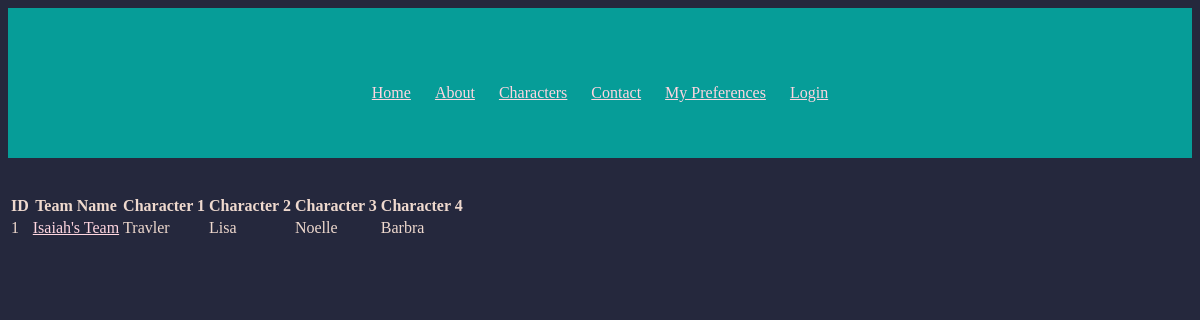
The page /Teams/TeamList.php on the database as committed earlier.
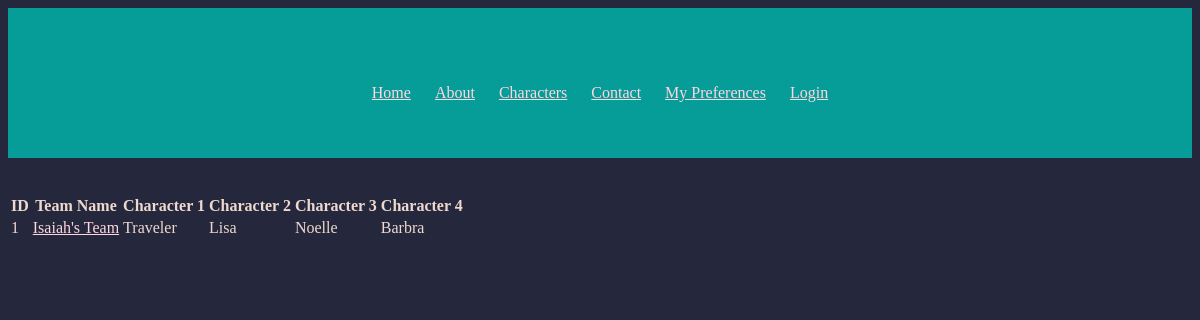
The same page on the database as committed later.
### tables this page shows
CREATE TABLE IF NOT EXISTS Teams(
	TeamID int not null auto_increment primary key,
    TeamName varchar(50) not null,
    Info varchar(225),
    CharacterId1 int not null,
    CharacterId2 int not null,
    CharacterId3 int not null,
    CharacterId4 int not null,
    isActive tinyint default 1
);

CREATE TABLE IF NOT EXISTS Characters(
	CharacterID int not null auto_increment primary key,
    CharacterName varchar(45) not null,
    CharacterLevel int DEFAULT 1,
    Element varchar(10) not null,
    ConstellationLevel int DEFAULT 1,
    StarRating int,
    WeaponType varchar(25),
    ArtifactId int,
    ImageId int,
	isActive tinyint default 1,
    Obtained bool DEFAULT false
);

### dbConnector.php (called while the page is built, shortened)
<?php
function GetTeams($dbConn)
{
    $query = "SELECT team.TeamID, team.TeamName, team.Info, cha1.CharacterName, cha2.CharacterName, cha3.CharacterName, cha4.CharacterName
            FROM Teams team LEFT JOIN Characters cha1 ON team.CharacterId1 = cha1.CharacterID
            LEFT JOIN Characters cha2 ON team.CharacterId2 = cha2.CharacterID
            LEFT JOIN Characters cha3 ON team.CharacterId3 = cha3.CharacterID
            LEFT JOIN Characters cha4 ON team.CharacterId4 = cha4.CharacterID WHERE team.isActive = 1";
    return @mysqli_query($dbConn, $query);
}
?>

### Teams/TeamList.php (the view, shortened to what this page needs)
<?php
include_once "../MyHeader.php";
$teams = GetTeams($myDbConn);
?>
<table>
    <tr>
        <th>ID</th>
        <th>Team Name</th>
        <th>Character 1</th>
        <th>Character 2</th>
        <th>Character 3</th>
        <th>Character 4</th>
    </tr>
    <?php
    while ($data = mysqli_fetch_row($teams)) {
        echo "<tr>
                <td>
                    " . $data[0] . "
                </td>
                <td>
                    <a href=\"Team.php?TeamID=" . $data[0] . "\" >
                        " . $data[1] . "
                    </a>
                </td>
                <td>"
                    . $data[3] .
                "</td>
                <td>"
                    . $data[4] .
                "</td>
                <td>"
                    . $data[5] .
                "</td>
                <td>"
                    . $data[6] .
                "</td>
            </tr>";
    }
    ?>
</table>

### MyHeader.php (shortened to what this page needs)
<?php
include_once "dbConnector.php";
?>
<?php
switch ($myStyle) {
    default:
        echo '<link rel="stylesheet" type="text/css"  href="\myStyle1.css">';
        break;
}
?>
<!DOCTYPE html>
<html lang="en">
    <head>
    </head>
    <body>
        <header>
            <h1><?php echo $myHeader ?></h1>
            <?php
            include_once "Menu.php";
            ?>
        </header>
        <br />
        <br />
        <br />

### Menu.php (shortened to what this page needs)
<nav>
    <ul>
        <li><a href="/index.php">Home</a></li>
        <li><a href="/About/AboutPage.php">About</a></li>
        <li><a href="/CharacterListPage.php">Characters</a></li>
        <li><a href="/Contact/ContactPage.php">Contact</a></li>
        <li><a href="/Preferences.php">My Preferences </a></li>
        <?php
        if ($_SESSION['loggedIn'] == true) {
            if ($_SESSION["isAdmin"] == 1) {
                echo '<li> <a href="\ManagePages.php">Manage Pages</a> </li>';
            }
            echo '<form method="post">
                      <button name="logout" value="0">Logout</button>
                  </form>';
        } else {
            echo '<li><a href="\Login.php">Login</a></li>';
        }
        ?>
</ul>
</nav>

### myStyle1.css (style rules this page uses)
header { display: inline-block; background-color: #069D98; width: 90%; padding: 20px 5%; text-align: center; }
nav { margin: auto; display: inline-block; width: fit-content; padding: 10px 50px; }
ul { padding: 10px 10px; }
li { display: inline-block; margin: 0px 10px 0px 10px; }
h1 { margin: auto; text-align: center; width: fit-content; padding: 10px 50px; }
a:link { color: #FFD6E0; }

Rows that differ between the two databases and show on the page:
changed through a linked row, teams "Isaiah's Team": characters.CharacterName "Travler" → "Traveler"
